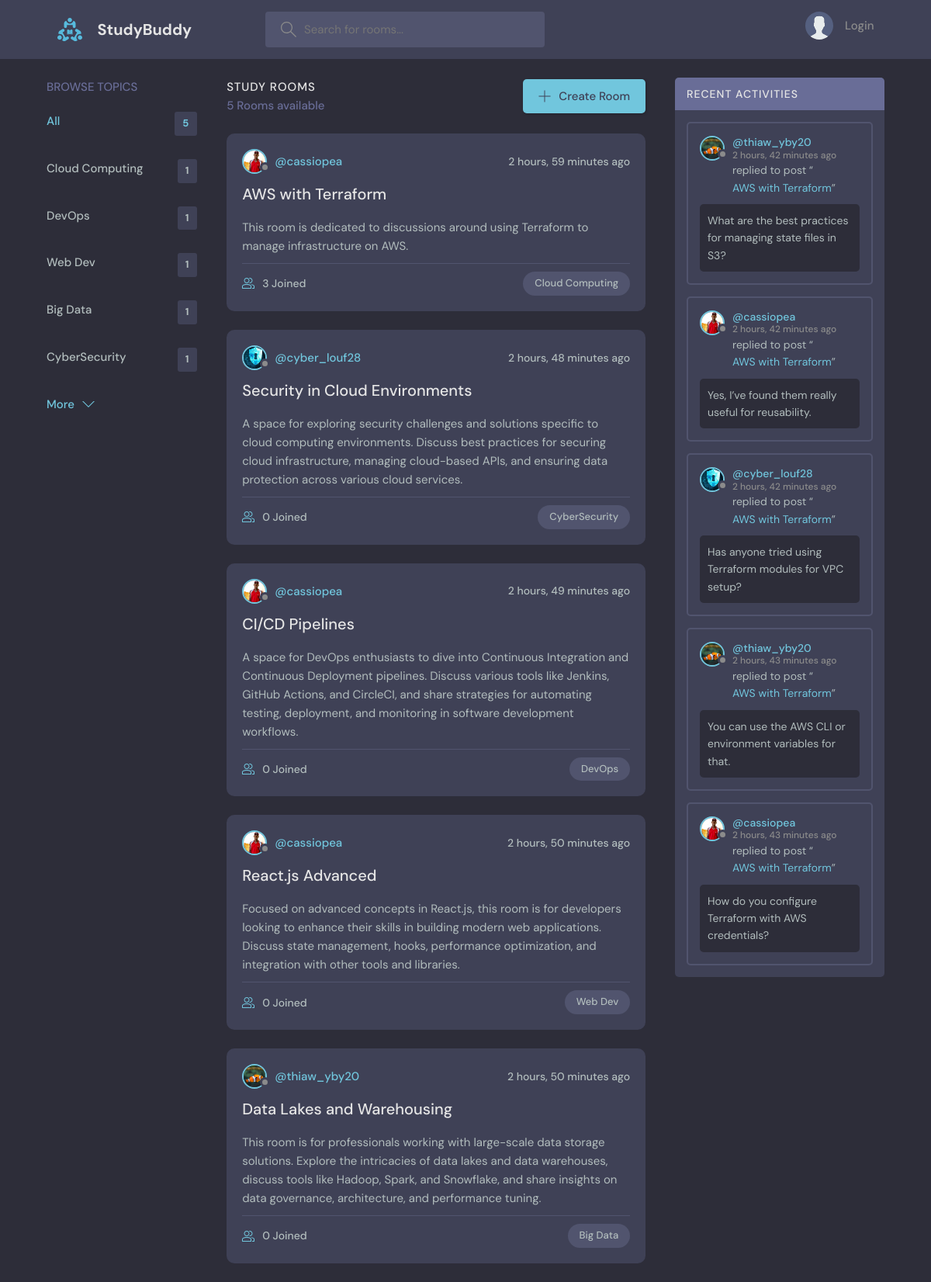
Before: / with the older database file.
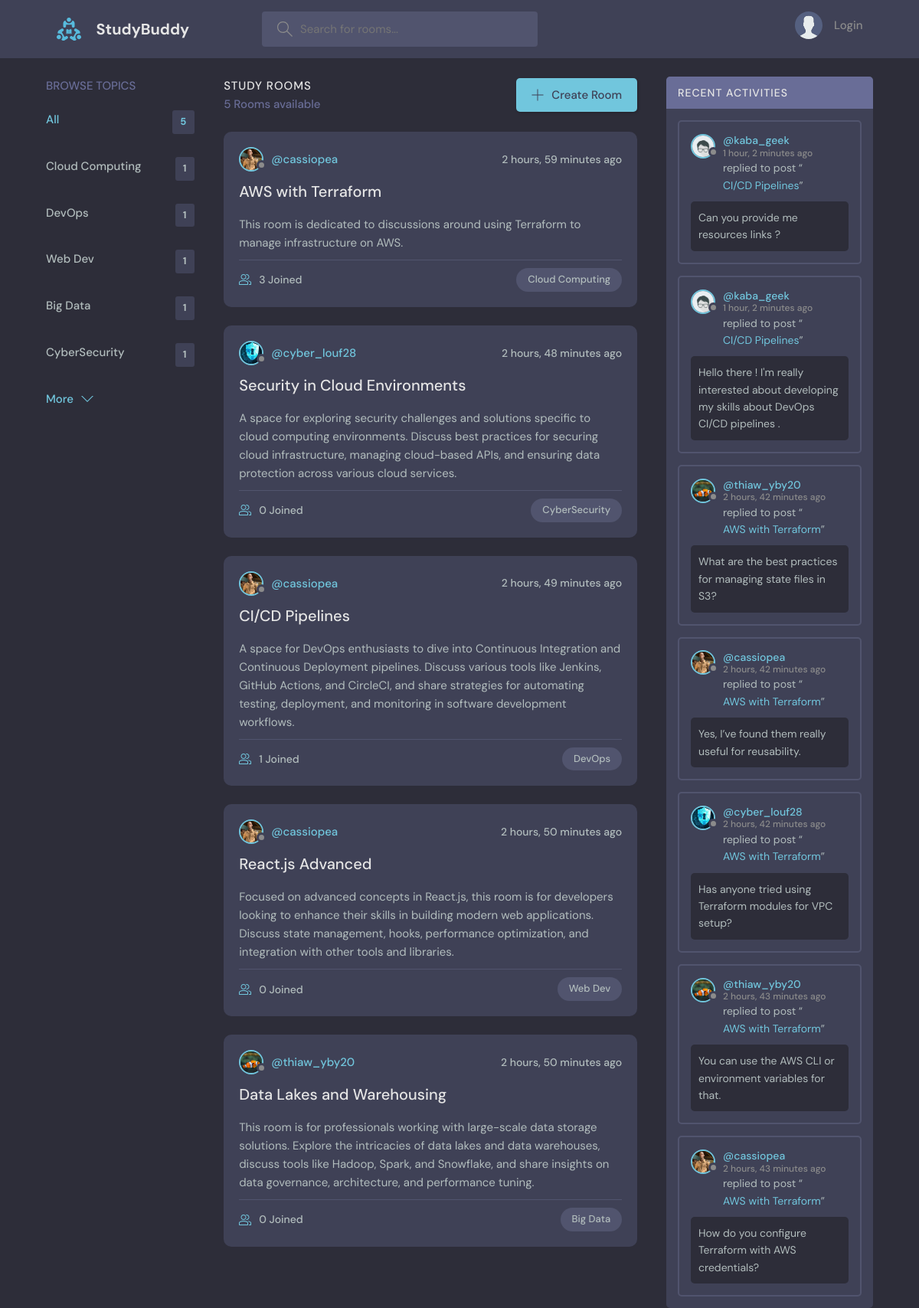
After: the same page with the newer database file.
### base/models.py (models this page shows, shortened)
class Topic ( models.Model ) :
    name = models.CharField( max_length = 50 )

class Room ( models.Model ) :
    host = models.ForeignKey ( User , on_delete = models.SET_NULL , null = True )
    participants = models.ManyToManyField ( User , related_name = "participants" , blank = True )
    topic = models.ForeignKey ( Topic , on_delete = models.SET_NULL , null = True )
    name = models.CharField ( max_length = 75 )
    description = models.TextField ( null = True , blank = True )
    created = models.DateTimeField ( auto_now_add = True )
    updated = models.DateTimeField ( auto_now = True )
    class Meta :
        ordering = [ '-updated' , '-created']

class User ( AbstractUser ) :
    name = models.CharField ( max_length = 200 , null = True, blank = True )
    email = models.EmailField ( unique = True , null = True , blank = False )
    bio = models.TextField ( blank = True , null = True )
    avatar = models.ImageField ( null = True , blank = True , default = "avatar.svg" )
    USERNAME_FIELD = "email"
    REQUIRED_FIELDS = [ ]

class Message ( models.Model ) :
    sender = models.ForeignKey ( User , on_delete = models.CASCADE )
    room = models.ForeignKey ( Room , on_delete = models.CASCADE )
    body = models.TextField ( )
    created = models.DateTimeField ( auto_now_add = True )
    updated = models.DateTimeField ( auto_now = True )
    class Meta :
        ordering = [ "-updated" , "-created" ]

### base/views.py (the view)
def home ( request ) :
    topics = Topic.objects.all () [ 0 : 5 ]
    query = ''
    if request.GET.get( 'query' ) is not None :
        query = request.GET.get( 'query' )
    rooms = Room.objects.filter (
        Q ( topic__name__icontains = query ) |
        Q ( name__icontains = query ) |
        Q ( host__username__icontains = query )
     )
    rooms_count = rooms.count ()
    rooms_messages = Message.objects.all ().filter (
        Q ( room__topic__name__icontains = query ) |
        Q ( room__name = query ) |
        Q ( sender__username = query )
    ) ;
    context = {
        "rooms" : rooms ,
        "rooms_count" : rooms_count ,
        "topics" : topics ,
        "rooms_messages" : rooms_messages
    }
    return render ( request , "base/home.html" , context )

### base/templates/base/home.html (shortened to what this page needs)
{% extends 'main.html' %}
{% block body %}
<main class="layout layout--3">
  <div class="container">
    {% include 'base/components/topics.html' %}
    <div class="roomList">
      <div class="roomList__header">
        <div>
          <h2>Study Rooms</h2>
          <p> {{ rooms.count }} Rooms available</p>
        </div>
        <a class="btn btn--main" href="{% url 'create_room' %}">
          <svg version="1.1" xmlns="http://www.w3.org/2000/svg" width="32" height="32" viewBox="0 0 32 32">
            <title>add</title>
            <path
              d="M16.943 0.943h-1.885v14.115h-14.115v1.885h14.115v14.115h1.885v-14.115h14.115v-1.885h-14.115v-14.115z"
            ></path>
          </svg>
          Create Room
        </a>
      </div>
      {% include 'base/components/feed.html' %}
    </div>
    {% include 'base/components/recent_activity.html' %}
  </div>
</main>
{% endblock body %}

### base/templates/base/components/topics.html
<div class="topics">
    <div class="topics__header">
    <h2>Browse Topics</h2>
    </div>
    <ul class="topics__list">
        <li>
            <a href="{% url 'home' %}" class="active">All <span> {{ topics.count }}</span></a>
        </li>
        {% for topic in topics %}
            <li>
                <a href="{% url 'home' %}?query={{ topic.name }}">
                    {{ topic.name }}
                    <span>{{ topic.room_set.all.count }}</span>
                </a>
            </li>
        {% endfor %}
    </ul>
    <a class="btn btn--link" href="{% url 'topics_list' %}">
    More
    <svg version="1.1" xmlns="http://www.w3.org/2000/svg" width="32" height="32" viewBox="0 0 32 32">
        <title>Browse Topics</title>
        <path d="M16 21l-13-13h-3l16 16 16-16h-3l-13 13z"></path>
    </svg>
    </a>
</div>

### base/templates/base/components/feed.html (shortened to what this page needs)
 {% for room in rooms %}
 <div class="roomListRoom">
    <div class="roomListRoom__header">
        <a href="{% url 'user_profile' room.host.id %}" class="roomListRoom__author">
        <div class="avatar avatar--small">
            <img src="{{ room.host.avatar.url }}" />
        </div>
        <span>@{{ room.host.username }}</span>
        </a>
        <div class="roomListRoom__actions">
        <span>{{ room.created | timesince  }} ago</span>
        </div>
    </div>
    <div class="roomListRoom__content">
        <a href="{% url 'room' room.id %}">{{ room.name }}</a>
        <p>
            {{ room.description}}
        </p>
    </div>
    <div class="roomListRoom__meta">
        <a href="{% url 'room' room.id %}" class="roomListRoom__joined">
        {{ room.participants.count }} Joined
        </a>
        <p class="roomListRoom__topic">{{ room.topic.name }}</p>
    </div>
</div>
{% endfor %}

### base/templates/base/components/recent_activity.html (shortened to what this page needs)
<div class="activities">
      <div class="activities__header">
        <h2>Recent Activities</h2>
      </div>
      {% for rooms_message in rooms_messages %}
        <div class="activities__box">
            <div class="activities__boxHeader roomListRoom__header">
            <a href="{% url 'user_profile' rooms_message.sender.id %}" class="roomListRoom__author">
                <div class="avatar avatar--small">
                <img src="{{ rooms_message.sender.avatar.url }}" />
                </div>
                <p>
                @{{ rooms_message.sender.username }}
                <span>{{ rooms_message.created | timesince }} ago</span>
                </p>
            </a>
            </div>
            <div class="activities__boxContent">
            <p>replied to post “<a href="{% url 'room' rooms_message.room.id %}">{{ rooms_message.room.name }}</a>”</p>
            <div class="activities__boxRoomContent">
                {{ rooms_message.body }}
            </div>
            </div>
        </div>
      {% endfor %}
    </div>

Changed rows visible on the page:
changed through a linked row, Room "AWS with Terraform": host.avatar: a different picture
changed through a linked row, Room "CI/CD Pipelines": host.avatar: a different picture; participants.count "0" → "1"
changed through a linked row, Room "React.js Advanced": host.avatar: a different picture
added Message: sender.avatar (picture), sender.username "kaba_geek", created "1 hour, 2 minutes", room.name "CI/CD Pipelines", body "Can you provide me resources links ?"
added Message: sender.avatar (picture), sender.username "kaba_geek", created "1 hour, 2 minutes", room.name "CI/CD Pipelines", body "Hello there ! I'm really interested about developing my skills about DevOps CI/CD pipelines ."
changed through a linked row, Message "Yes, I’ve found them really useful for reusability.": sender.avatar: a different picture
changed through a linked row, Message "How do you configure Terraform with AWS credentials?": sender.avatar: a different picture
